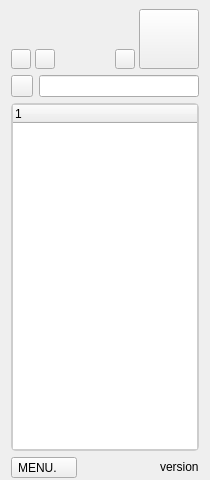
<ui version="4.0" >
 <class>FetionWindow</class>
 <widget class="QWidget" name="FetionWindow" >
  <property name="geometry" >
   <rect>
    <x>0</x>
    <y>0</y>
    <width>210</width>
    <height>480</height>
   </rect>
  </property>
  <property name="sizePolicy" >
   <sizepolicy vsizetype="MinimumExpanding" hsizetype="MinimumExpanding" >
    <horstretch>0</horstretch>
    <verstretch>0</verstretch>
   </sizepolicy>
  </property>
  <property name="minimumSize" >
   <size>
    <width>210</width>
    <height>480</height>
   </size>
  </property>
  <property name="windowTitle" >
   <string>Form</string>
  </property>
  <layout class="QGridLayout" >
   <property name="topMargin" >
    <number>9</number>
   </property>
   <property name="bottomMargin" >
    <number>2</number>
   </property>
   <item row="0" column="0" colspan="4" >
    <layout class="QGridLayout" >
     <property name="horizontalSpacing" >
      <number>4</number>
     </property>
     <property name="verticalSpacing" >
      <number>0</number>
     </property>
     <item row="0" column="0" >
      <widget class="fxgui::FxEditableLabel" name="nickname" >
       <property name="sizePolicy" >
        <sizepolicy vsizetype="Fixed" hsizetype="Preferred" >
         <horstretch>0</horstretch>
         <verstretch>0</verstretch>
        </sizepolicy>
       </property>
       <property name="maximumSize" >
        <size>
         <width>16777215</width>
         <height>20</height>
        </size>
       </property>
       <property name="frameShape" >
        <enum>QFrame::NoFrame</enum>
       </property>
       <widget class="QWidget" name="page" />
      </widget>
     </item>
     <item rowspan="3" row="0" column="1" >
      <widget class="QToolButton" name="portrait" >
       <property name="sizePolicy" >
        <sizepolicy vsizetype="Minimum" hsizetype="Minimum" >
         <horstretch>0</horstretch>
         <verstretch>0</verstretch>
        </sizepolicy>
       </property>
       <property name="minimumSize" >
        <size>
         <width>58</width>
         <height>58</height>
        </size>
       </property>
       <property name="maximumSize" >
        <size>
         <width>60</width>
         <height>60</height>
        </size>
       </property>
       <property name="cursor" >
        <cursorShape>PointingHandCursor</cursorShape>
       </property>
       <property name="statusTip" >
        <string>changed personal state</string>
       </property>
       <property name="text" >
        <string/>
       </property>
       <property name="iconSize" >
        <size>
         <width>85</width>
         <height>85</height>
        </size>
       </property>
      </widget>
     </item>
     <item row="1" column="0" >
      <widget class="fxgui::FxEditableLabel" name="impression" >
       <property name="sizePolicy" >
        <sizepolicy vsizetype="Fixed" hsizetype="Preferred" >
         <horstretch>0</horstretch>
         <verstretch>0</verstretch>
        </sizepolicy>
       </property>
       <property name="maximumSize" >
        <size>
         <width>16777215</width>
         <height>20</height>
        </size>
       </property>
       <widget class="QWidget" name="page_2" />
      </widget>
     </item>
     <item row="2" column="0" >
      <layout class="QHBoxLayout" >
       <property name="spacing" >
        <number>4</number>
       </property>
       <item>
        <widget class="QToolButton" name="btnSendSelf" >
         <property name="maximumSize" >
          <size>
           <width>20</width>
           <height>20</height>
          </size>
         </property>
         <property name="toolTip" >
          <string>send to self</string>
         </property>
         <property name="text" >
          <string/>
         </property>
        </widget>
       </item>
       <item>
        <widget class="QToolButton" name="btnSettings" >
         <property name="maximumSize" >
          <size>
           <width>20</width>
           <height>20</height>
          </size>
         </property>
         <property name="statusTip" >
          <string>settings</string>
         </property>
         <property name="text" >
          <string/>
         </property>
        </widget>
       </item>
       <item>
        <spacer>
         <property name="orientation" >
          <enum>Qt::Horizontal</enum>
         </property>
         <property name="sizeHint" >
          <size>
           <width>40</width>
           <height>16</height>
          </size>
         </property>
        </spacer>
       </item>
       <item>
        <widget class="QToolButton" name="btnSkin" >
         <property name="maximumSize" >
          <size>
           <width>20</width>
           <height>20</height>
          </size>
         </property>
         <property name="toolTip" >
          <string>change skin</string>
         </property>
         <property name="text" >
          <string/>
         </property>
        </widget>
       </item>
      </layout>
     </item>
    </layout>
   </item>
   <item row="1" column="0" >
    <widget class="QToolButton" name="btnAddFriend" >
     <property name="minimumSize" >
      <size>
       <width>22</width>
       <height>22</height>
      </size>
     </property>
     <property name="maximumSize" >
      <size>
       <width>22</width>
       <height>22</height>
      </size>
     </property>
     <property name="text" >
      <string/>
     </property>
     <property name="iconSize" >
      <size>
       <width>30</width>
       <height>30</height>
      </size>
     </property>
    </widget>
   </item>
   <item row="1" column="1" colspan="3" >
    <widget class="QLineEditFocus" name="lineSearch" >
     <property name="sizePolicy" >
      <sizepolicy vsizetype="Fixed" hsizetype="Expanding" >
       <horstretch>0</horstretch>
       <verstretch>0</verstretch>
      </sizepolicy>
     </property>
     <property name="maximumSize" >
      <size>
       <width>16777215</width>
       <height>22</height>
      </size>
     </property>
     <property name="font" >
      <font/>
     </property>
     <property name="toolTip" >
      <string>search your friends</string>
     </property>
     <property name="maxLength" >
      <number>20</number>
     </property>
    </widget>
   </item>
   <item row="2" column="0" colspan="4" >
    <widget class="QStackedWidget" name="mainUserListStack" >
     <property name="sizePolicy" >
      <sizepolicy vsizetype="Expanding" hsizetype="Preferred" >
       <horstretch>0</horstretch>
       <verstretch>0</verstretch>
      </sizepolicy>
     </property>
     <property name="currentIndex" >
      <number>1</number>
     </property>
     <widget class="QWidget" name="page_view" >
      <property name="sizePolicy" >
       <sizepolicy vsizetype="Expanding" hsizetype="Expanding" >
        <horstretch>0</horstretch>
        <verstretch>0</verstretch>
       </sizepolicy>
      </property>
      <layout class="QVBoxLayout" >
       <property name="spacing" >
        <number>0</number>
       </property>
       <property name="leftMargin" >
        <number>0</number>
       </property>
       <property name="topMargin" >
        <number>0</number>
       </property>
       <property name="rightMargin" >
        <number>0</number>
       </property>
       <property name="bottomMargin" >
        <number>0</number>
       </property>
       <item>
        <widget class="fxgui::FxUserTree" name="view" >
         <property name="sizePolicy" >
          <sizepolicy vsizetype="MinimumExpanding" hsizetype="Expanding" >
           <horstretch>0</horstretch>
           <verstretch>0</verstretch>
          </sizepolicy>
         </property>
         <property name="minimumSize" >
          <size>
           <width>0</width>
           <height>0</height>
          </size>
         </property>
         <property name="contextMenuPolicy" >
          <enum>Qt::DefaultContextMenu</enum>
         </property>
         <property name="styleSheet" >
          <string>QTreeView {
      border-width: 2px;
      border-style: solid;
      border-radius: 5px;
      border-color:rgb(205,205,205);
} 
  </string>
         </property>
         <column>
          <property name="text" >
           <string/>
          </property>
         </column>
        </widget>
       </item>
      </layout>
     </widget>
     <widget class="QWidget" name="page_search" >
      <property name="sizePolicy" >
       <sizepolicy vsizetype="Expanding" hsizetype="Expanding" >
        <horstretch>0</horstretch>
        <verstretch>0</verstretch>
       </sizepolicy>
      </property>
      <layout class="QVBoxLayout" >
       <property name="spacing" >
        <number>0</number>
       </property>
       <property name="leftMargin" >
        <number>0</number>
       </property>
       <property name="topMargin" >
        <number>0</number>
       </property>
       <property name="rightMargin" >
        <number>0</number>
       </property>
       <property name="bottomMargin" >
        <number>0</number>
       </property>
       <item>
        <widget class="fxgui::FxUserTree" name="search" >
         <property name="enabled" >
          <bool>true</bool>
         </property>
         <property name="contextMenuPolicy" >
          <enum>Qt::DefaultContextMenu</enum>
         </property>
         <property name="styleSheet" >
          <string>QTreeView {
      border-width: 2px;
      border-style: solid;
      border-radius: 5px;
      border-color:rgb(205,205,205);
} 
  </string>
         </property>
         <column>
          <property name="text" >
           <string/>
          </property>
         </column>
        </widget>
       </item>
      </layout>
     </widget>
    </widget>
   </item>
   <item row="3" column="0" colspan="2" >
    <widget class="QToolButton" name="btnMenu" >
     <property name="text" >
      <string>MENU.    </string>
     </property>
     <property name="popupMode" >
      <enum>QToolButton::InstantPopup</enum>
     </property>
    </widget>
   </item>
   <item row="3" column="2" >
    <spacer>
     <property name="orientation" >
      <enum>Qt::Horizontal</enum>
     </property>
     <property name="sizeHint" >
      <size>
       <width>8</width>
       <height>20</height>
      </size>
     </property>
    </spacer>
   </item>
   <item row="3" column="3" >
    <widget class="QLabel" name="version" >
     <property name="sizePolicy" >
      <sizepolicy vsizetype="Fixed" hsizetype="Preferred" >
       <horstretch>0</horstretch>
       <verstretch>0</verstretch>
      </sizepolicy>
     </property>
     <property name="layoutDirection" >
      <enum>Qt::RightToLeft</enum>
     </property>
     <property name="text" >
      <string>version</string>
     </property>
    </widget>
   </item>
  </layout>
 </widget>
 <customwidgets>
  <customwidget>
   <class>QLineEditFocus</class>
   <extends>QLineEdit</extends>
   <header>fxLineEditFocus.h</header>
  </customwidget>
  <customwidget>
   <class>fxgui::FxEditableLabel</class>
   <extends>QStackedWidget</extends>
   <header>fxeditablelabel.h</header>
   <container>1</container>
  </customwidget>
  <customwidget>
   <class>fxgui::FxUserTree</class>
   <extends>QTreeWidget</extends>
   <header>fxusertree.h</header>
  </customwidget>
 </customwidgets>
 <tabstops>
  <tabstop>btnMenu</tabstop>
  <tabstop>btnSendSelf</tabstop>
  <tabstop>btnSettings</tabstop>
  <tabstop>btnAddFriend</tabstop>
  <tabstop>view</tabstop>
  <tabstop>search</tabstop>
  <tabstop>lineSearch</tabstop>
 </tabstops>
 <resources/>
 <connections/>
</ui>
